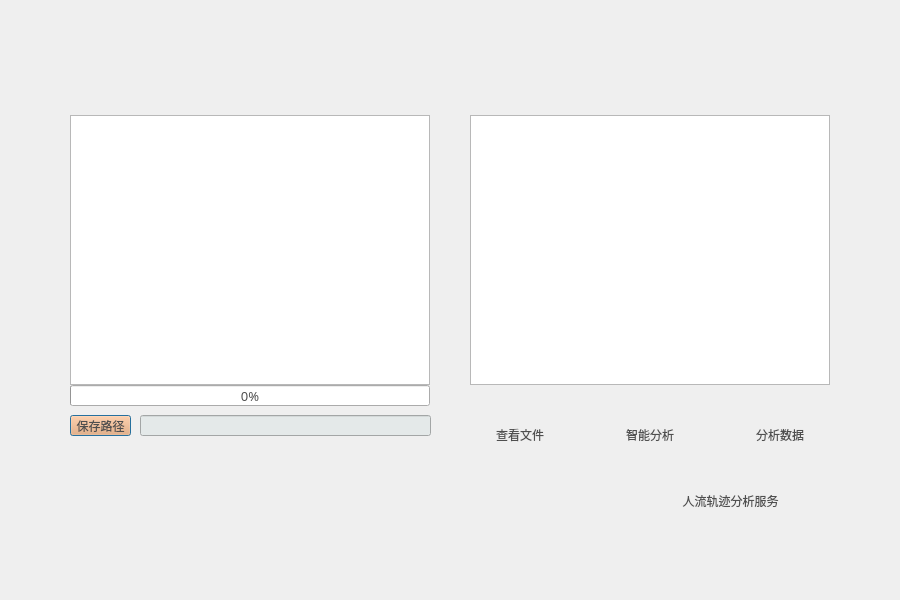
<?xml version="1.0" encoding="UTF-8"?>
<ui version="4.0">
 <class>QtTrajectoryAnalysisClass</class>
 <widget class="QDialog" name="QtTrajectoryAnalysisClass">
  <property name="geometry">
   <rect>
    <x>0</x>
    <y>0</y>
    <width>900</width>
    <height>600</height>
   </rect>
  </property>
  <property name="minimumSize">
   <size>
    <width>900</width>
    <height>600</height>
   </size>
  </property>
  <property name="maximumSize">
   <size>
    <width>900</width>
    <height>600</height>
   </size>
  </property>
  <property name="windowTitle">
   <string>QtTrajectoryAnalysis</string>
  </property>
  <property name="windowIcon">
   <iconset resource="qttrajectoryanalysis.qrc">
    <normaloff>:/QtTrajectoryAnalysis/Resources/trajectoryAnalysis.ico</normaloff>:/QtTrajectoryAnalysis/Resources/trajectoryAnalysis.ico</iconset>
  </property>
  <widget class="QWidget" name="widget_background" native="true">
   <property name="geometry">
    <rect>
     <x>0</x>
     <y>0</y>
     <width>900</width>
     <height>600</height>
    </rect>
   </property>
   <property name="autoFillBackground">
    <bool>false</bool>
   </property>
   <property name="styleSheet">
    <string notr="true">QWidget#widget_background{border-image: url(:/QtTrajectoryAnalysis/Resources/background.png)}</string>
   </property>
   <widget class="QGraphicsView" name="srcImgView">
    <property name="geometry">
     <rect>
      <x>70</x>
      <y>115</y>
      <width>360</width>
      <height>270</height>
     </rect>
    </property>
    <property name="minimumSize">
     <size>
      <width>200</width>
      <height>200</height>
     </size>
    </property>
    <property name="maximumSize">
     <size>
      <width>1600</width>
      <height>1600</height>
     </size>
    </property>
    <property name="autoFillBackground">
     <bool>true</bool>
    </property>
    <property name="styleSheet">
     <string notr="true"/>
    </property>
   </widget>
   <widget class="QGraphicsView" name="dstImgView">
    <property name="geometry">
     <rect>
      <x>470</x>
      <y>115</y>
      <width>360</width>
      <height>270</height>
     </rect>
    </property>
    <property name="styleSheet">
     <string notr="true"/>
    </property>
   </widget>
   <widget class="QLineEdit" name="lEd_OutputFolder">
    <property name="geometry">
     <rect>
      <x>140</x>
      <y>415</y>
      <width>291</width>
      <height>21</height>
     </rect>
    </property>
    <property name="styleSheet">
     <string notr="true">font: 75 10pt &quot;微软雅黑&quot;;
color: #4f4f4f;
background-color: #e4e9e9;</string>
    </property>
   </widget>
   <widget class="QPushButton" name="pBtn_OutputFolder">
    <property name="geometry">
     <rect>
      <x>70</x>
      <y>415</y>
      <width>61</width>
      <height>21</height>
     </rect>
    </property>
    <property name="styleSheet">
     <string notr="true">font: 75 9pt &quot;微软雅黑&quot;;
color: #4f4f4f;
background-color: #f7a562</string>
    </property>
    <property name="text">
     <string>保存路径</string>
    </property>
    <property name="iconSize">
     <size>
      <width>32</width>
      <height>32</height>
     </size>
    </property>
   </widget>
   <widget class="QProgressBar" name="progress_bar">
    <property name="geometry">
     <rect>
      <x>70</x>
      <y>385</y>
      <width>360</width>
      <height>21</height>
     </rect>
    </property>
    <property name="font">
     <font>
      <family>微软雅黑</family>
      <pointsize>10</pointsize>
      <weight>9</weight>
      <italic>false</italic>
      <bold>false</bold>
     </font>
    </property>
    <property name="styleSheet">
     <string notr="true">font: 75 10pt &quot;微软雅黑&quot;;
color: #4f4f4f;</string>
    </property>
    <property name="value">
     <number>0</number>
    </property>
    <property name="alignment">
     <set>Qt::AlignCenter</set>
    </property>
   </widget>
   <widget class="QLabel" name="label">
    <property name="geometry">
     <rect>
      <x>630</x>
      <y>470</y>
      <width>201</width>
      <height>61</height>
     </rect>
    </property>
    <property name="layoutDirection">
     <enum>Qt::RightToLeft</enum>
    </property>
    <property name="styleSheet">
     <string notr="true">font: 75 16pt &quot;微软雅黑&quot;;
color: #4f4f4f;</string>
    </property>
    <property name="text">
     <string>人流轨迹分析服务</string>
    </property>
    <property name="alignment">
     <set>Qt::AlignCenter</set>
    </property>
   </widget>
   <widget class="QPushButton" name="pBtn_quit">
    <property name="enabled">
     <bool>true</bool>
    </property>
    <property name="geometry">
     <rect>
      <x>820</x>
      <y>515</y>
      <width>25</width>
      <height>25</height>
     </rect>
    </property>
    <property name="styleSheet">
     <string notr="true">border-style:hidden</string>
    </property>
    <property name="text">
     <string/>
    </property>
    <property name="icon">
     <iconset resource="qttrajectoryanalysis.qrc">
      <normaloff>:/QtTrajectoryAnalysis/Resources/quit.png</normaloff>:/QtTrajectoryAnalysis/Resources/quit.png</iconset>
    </property>
    <property name="iconSize">
     <size>
      <width>25</width>
      <height>25</height>
     </size>
    </property>
   </widget>
   <widget class="QToolButton" name="pBtn_Run">
    <property name="geometry">
     <rect>
      <x>620</x>
      <y>395</y>
      <width>60</width>
      <height>80</height>
     </rect>
    </property>
    <property name="styleSheet">
     <string notr="true">border-style:hidden;
font: 75 10pt &quot;微软雅黑&quot;;
color: #4f4f4f;</string>
    </property>
    <property name="text">
     <string>智能分析</string>
    </property>
    <property name="icon">
     <iconset resource="qttrajectoryanalysis.qrc">
      <normaloff>:/QtTrajectoryAnalysis/Resources/startanalyze.png</normaloff>:/QtTrajectoryAnalysis/Resources/startanalyze.png</iconset>
    </property>
    <property name="iconSize">
     <size>
      <width>60</width>
      <height>60</height>
     </size>
    </property>
    <property name="toolButtonStyle">
     <enum>Qt::ToolButtonTextUnderIcon</enum>
    </property>
   </widget>
   <widget class="QToolButton" name="pBtn_Check">
    <property name="geometry">
     <rect>
      <x>490</x>
      <y>395</y>
      <width>60</width>
      <height>80</height>
     </rect>
    </property>
    <property name="styleSheet">
     <string notr="true">border-style:hidden;
font: 75 10pt &quot;微软雅黑&quot;;
color: #4f4f4f;</string>
    </property>
    <property name="text">
     <string>查看文件</string>
    </property>
    <property name="icon">
     <iconset resource="qttrajectoryanalysis.qrc">
      <normaloff>:/QtTrajectoryAnalysis/Resources/check.png</normaloff>:/QtTrajectoryAnalysis/Resources/check.png</iconset>
    </property>
    <property name="iconSize">
     <size>
      <width>60</width>
      <height>60</height>
     </size>
    </property>
    <property name="toolButtonStyle">
     <enum>Qt::ToolButtonTextUnderIcon</enum>
    </property>
   </widget>
   <widget class="QToolButton" name="pBtn_Analysis">
    <property name="geometry">
     <rect>
      <x>750</x>
      <y>395</y>
      <width>60</width>
      <height>80</height>
     </rect>
    </property>
    <property name="styleSheet">
     <string notr="true">border-style:hidden;
font: 75 10pt &quot;微软雅黑&quot;;
color: #4f4f4f;</string>
    </property>
    <property name="text">
     <string>分析数据</string>
    </property>
    <property name="icon">
     <iconset resource="qttrajectoryanalysis.qrc">
      <normaloff>:/QtTrajectoryAnalysis/Resources/graphique.png</normaloff>:/QtTrajectoryAnalysis/Resources/graphique.png</iconset>
    </property>
    <property name="iconSize">
     <size>
      <width>60</width>
      <height>60</height>
     </size>
    </property>
    <property name="toolButtonStyle">
     <enum>Qt::ToolButtonTextUnderIcon</enum>
    </property>
   </widget>
  </widget>
 </widget>
 <layoutdefault spacing="6" margin="11"/>
 <resources>
  <include location="qttrajectoryanalysis.qrc"/>
  <include location="../../../service_maskman_recongize/QtMaskManRecongize/QtTrajectoryAnalysis/qttrajectoryanalysis.qrc"/>
 </resources>
 <connections/>
</ui>
